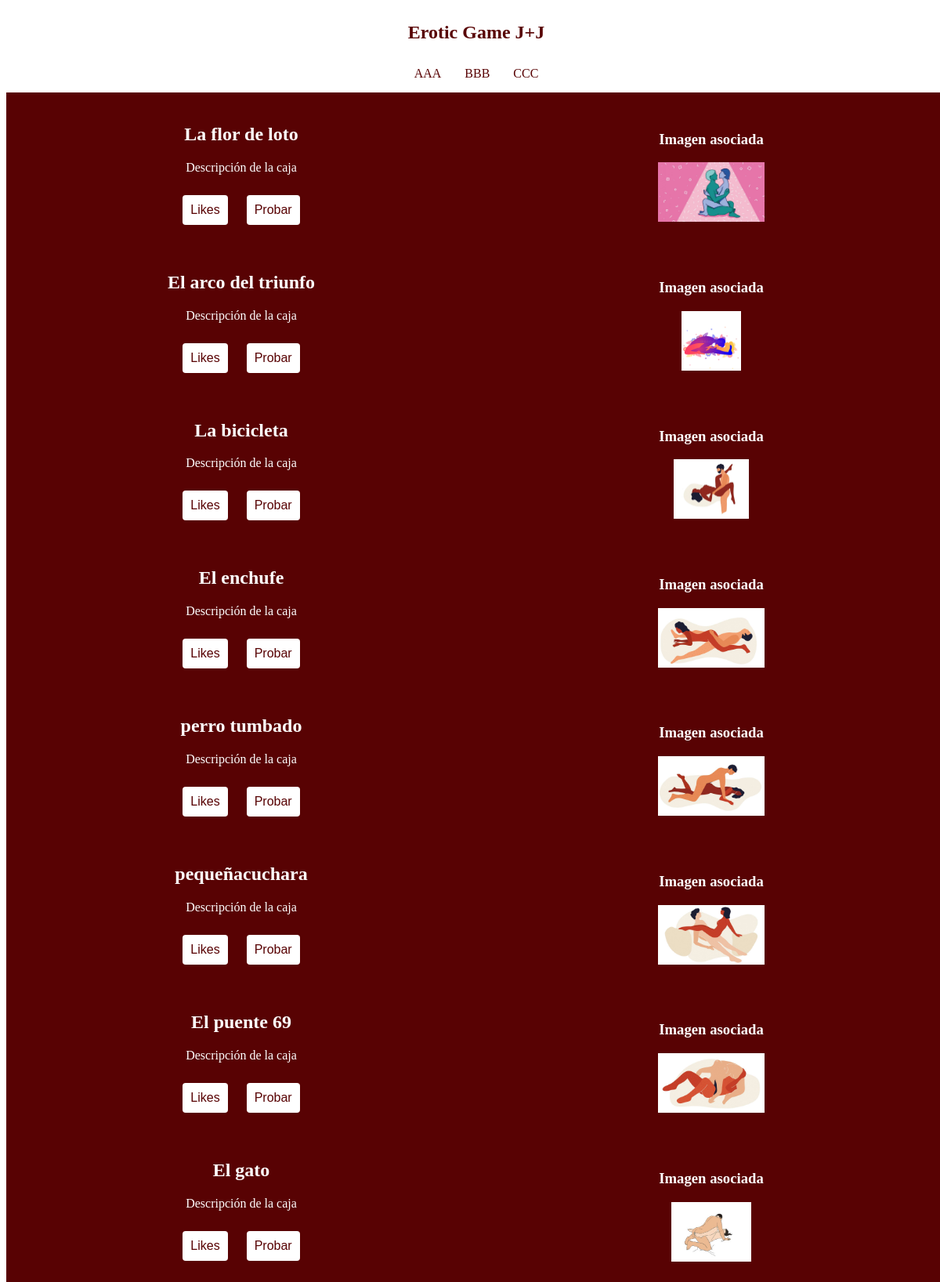
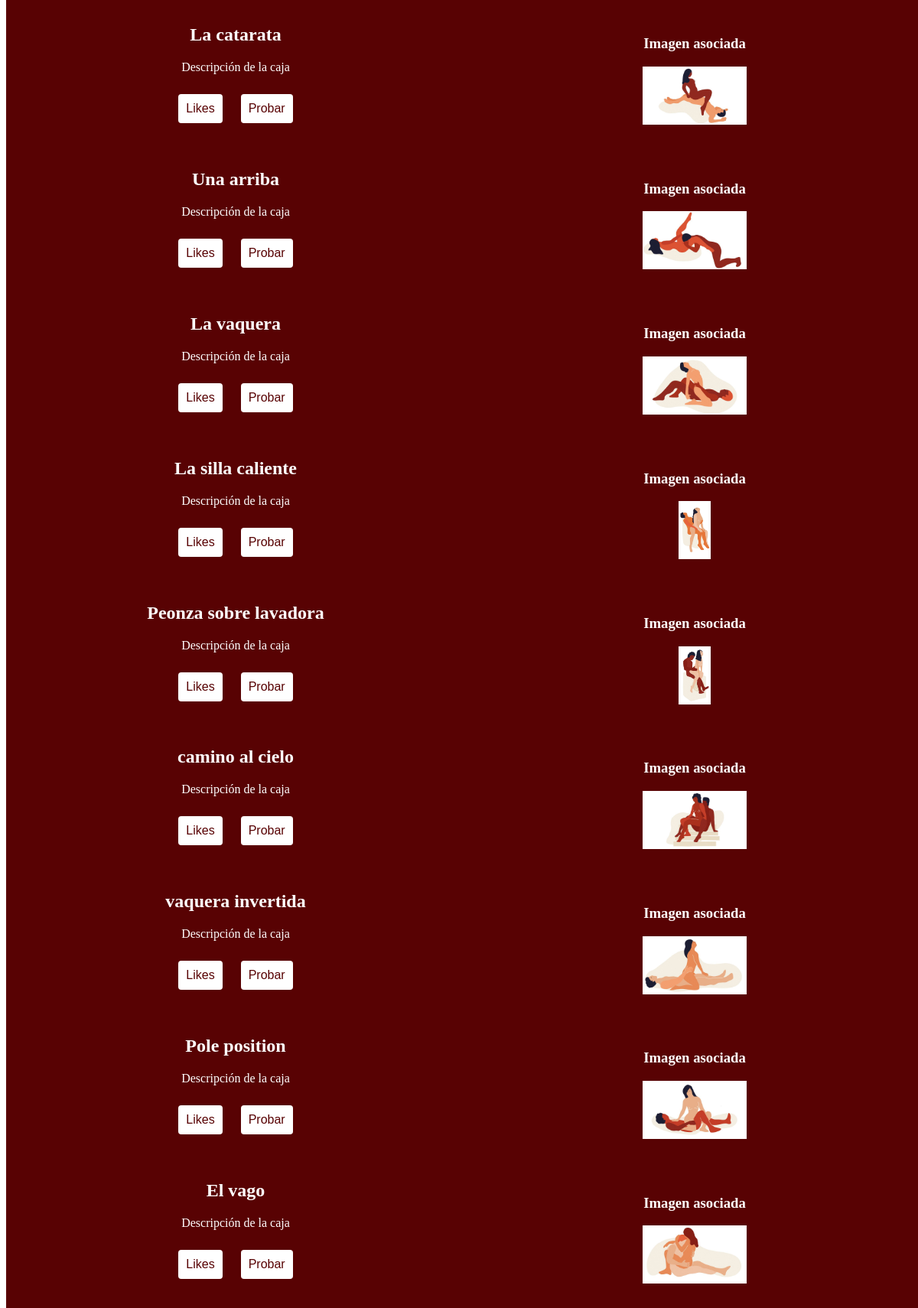
The page / (upper part) on the database its author committed (2 pictures, top to bottom).
### app/models.py (models this page shows, shortened)
class posiciones (models.Model):
    nombre= models.CharField(max_length=45, null=False)
    calificacionj= models.IntegerField(null=True)
    calificacionc= models.IntegerField(null=True)
    likes= models.IntegerField(null=True)
    class Meta:
        app_label= 'app'

### app/views.py (the view)
# urls.py: path('', views.index, name='index'),
def index(request):
    posicioness = posiciones.objects.all()
    contexto ={
        'lista_posiciones': posicioness
    }
    return render(request, 'app/index.html', contexto)

### app/Templates/app/index.html (shortened to what this page needs)
{% load static %}
<!DOCTYPE html>
<html lang="en">
<head>
    <link href="{% static 'app/css/estiloshot.css' %}" rel="stylesheet">
</head>
<html>
<body>
    <div id="contenedor" class="contenedor">
        <div id="header" class="header">
            <h2> Erotic Game J+J </h2>
            <nav id="menu" class="menu">
                <a href="#">AAA</a>
                <a href="#">BBB</a>
                <a href="#">CCC</a>
            </nav>
        </div>
        <div class="contenido1">
            {% for a in lista_posiciones %}
            <div id="box" class="box">
                <h2 class="carruseltitle">{{ a.nombre }}</h2>
                <p>Descripción de la caja</p>
                <button class="btn-like">Likes</button>
                <button class="btn-probar">Probar</button>
            </div>
            {% endfor %}
        </div>
        <div class="contenido2">
            <div class="box2">
                <h3 class="carruseltitle">Imagen asociada</h3>
                <img src="{% static 'app/image/001.jpeg' %}" height="76">
            </div>
            <div class="box2">
                <h3 class="carruseltitle">Imagen asociada</h3>
                <img src="{% static 'app/image/002.jpg' %}" height="76">
            </div>
            <div class="box2">
                <h3 class="carruseltitle">Imagen asociada</h3>
                <img src="{% static 'app/image/003.jpg' %}" height="76">
            </div>
            <div class="box2">
                <h3 class="carruseltitle">Imagen asociada</h3>
                <img src="{% static 'app/image/004.jpeg' %}" height="76">
            </div>
            <div class="box2">
                <h3 class="carruseltitle">Imagen asociada</h3>
                <img src="{% static 'app/image/005.jpeg' %}" height="76">
            </div>
            <div class="box2">
                <h3 class="carruseltitle">Imagen asociada</h3>
                <img src="{% static 'app/image/006.jpeg' %}" height="76">
            </div>
            <div class="box2">
                <h3 class="carruseltitle">Imagen asociada</h3>
                <img src="{% static 'app/image/007.jpeg' %}" height="76">
            </div>
            <div class="box2">
                <h3 class="carruseltitle">Imagen asociada</h3>
                <img src="{% static 'app/image/008.jpg' %}" height="76">
            </div>
            <div class="box2">
                <h3 class="carruseltitle">Imagen asociada</h3>
                <img src="{% static 'app/image/009.jpeg' %}" height="76">
            </div>
            <div class="box2">
                <h3 class="carruseltitle">Imagen asociada</h3>
                <img src="{% static 'app/image/010.jpeg' %}" height="76">
            </div>
            <div class="box2">
                <h3 class="carruseltitle">Imagen asociada</h3>
                <img src="{% static 'app/image/011.jpeg' %}" height="76">
            </div>
            <div class="box2">
                <h3 class="carruseltitle">Imagen asociada</h3>
                <img src="{% static 'app/image/012.jpeg' %}" height="76">
            </div>
            <div class="box2">
                <h3 class="carruseltitle">Imagen asociada</h3>
                <img src="{% static 'app/image/013.jpeg' %}" height="76">
            </div>
            <div class="box2">
                <h3 class="carruseltitle">Imagen asociada</h3>
                <img src="{% static 'app/image/014.jpeg' %}" height="76">
            </div>
            <div class="box2">
                <h3 class="carruseltitle">Imagen asociada</h3>
                <img src="{% static 'app/image/015.jpeg' %}" height="76">
            </div>
            <div class="box2">
                <h3 class="carruseltitle">Imagen asociada</h3>
                <img src="{% static 'app/image/016.jpeg' %}" height="76">
            </div>
            <div class="box2">
                <h3 class="carruseltitle">Imagen asociada</h3>
                <img src="{% static 'app/image/017.jpeg' %}" height="76">
            </div>
        </div>
    </div>
</body>
</html>

### app/Static/app/css/estiloshot.css (style rules this page uses)
.contenedor { width: 100vw; height: 100vh; display: grid; grid-template: 110px auto 50px / 1fr 1fr; grid-template-areas: "header header" "contenido1 contenido2" "footer footer"; }
.header { background-color: #fff; color: #580203; padding: 0px; text-align: center; grid-area: header; }
nav.menu { display: flex; justify-content: center; }
nav.menu a { display: inline-block; padding: 5px 10px; background-color: #ffffff; color: #580203; border-radius: 20px; margin: 5px; text-align: center; text-decoration: none; transition: all 0.3s ease-in-out; }
.contenido1 { background: #580203; grid-area: contenido1; }
.box { background-color:#580203; color: #fff; padding: 10px; margin: 10px; text-align: center; box-sizing: border-box; }
.btn-like, .btn-probar { background-color: #fff; color: #580203; padding: 10px; border: none; border-radius: 4px; cursor: pointer; margin: 10px; font-size: 16px; }
.contenido2 { background: #580203; grid-area: contenido2; }
.box2 { background-color:#580203; color: #fff; padding: 20px; margin: 10px; text-align: center; box-sizing: border-box; }

### rows shown on the page
posiciones: nombre "La flor de loto"
posiciones: nombre "El arco del triunfo"
posiciones: nombre "La bicicleta"
posiciones: nombre "El enchufe"
posiciones: nombre "perro tumbado"
posiciones: nombre "pequeñacuchara"
posiciones: nombre "El puente 69"
posiciones: nombre "El gato"
posiciones: nombre "La catarata"
posiciones: nombre "Una arriba"
posiciones: nombre "La vaquera"
posiciones: nombre "La silla caliente"
posiciones: nombre "Peonza sobre lavadora"
posiciones: nombre "camino al cielo"
posiciones: nombre "vaquera invertida"
posiciones: nombre "Pole position"
posiciones: nombre "El vago"
